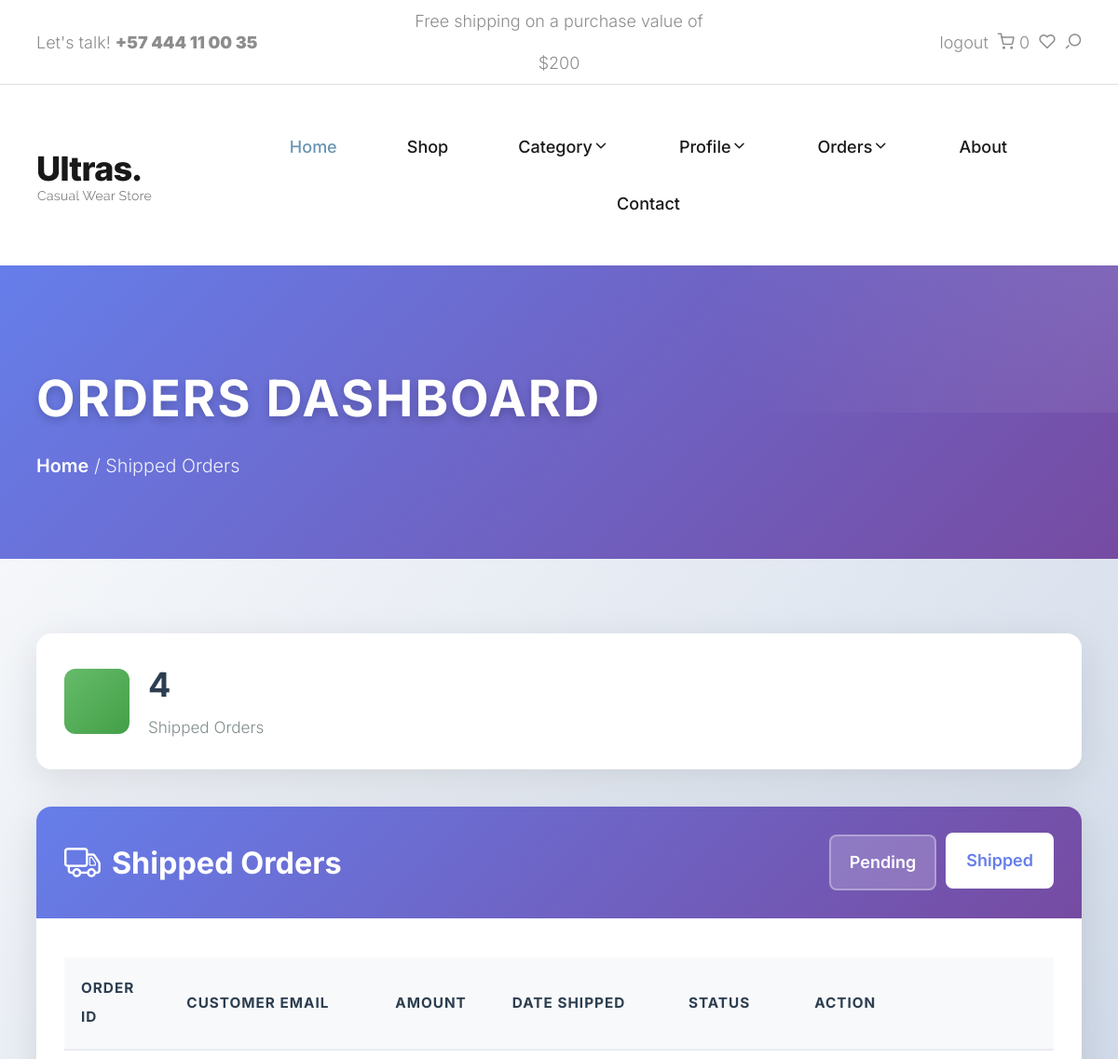
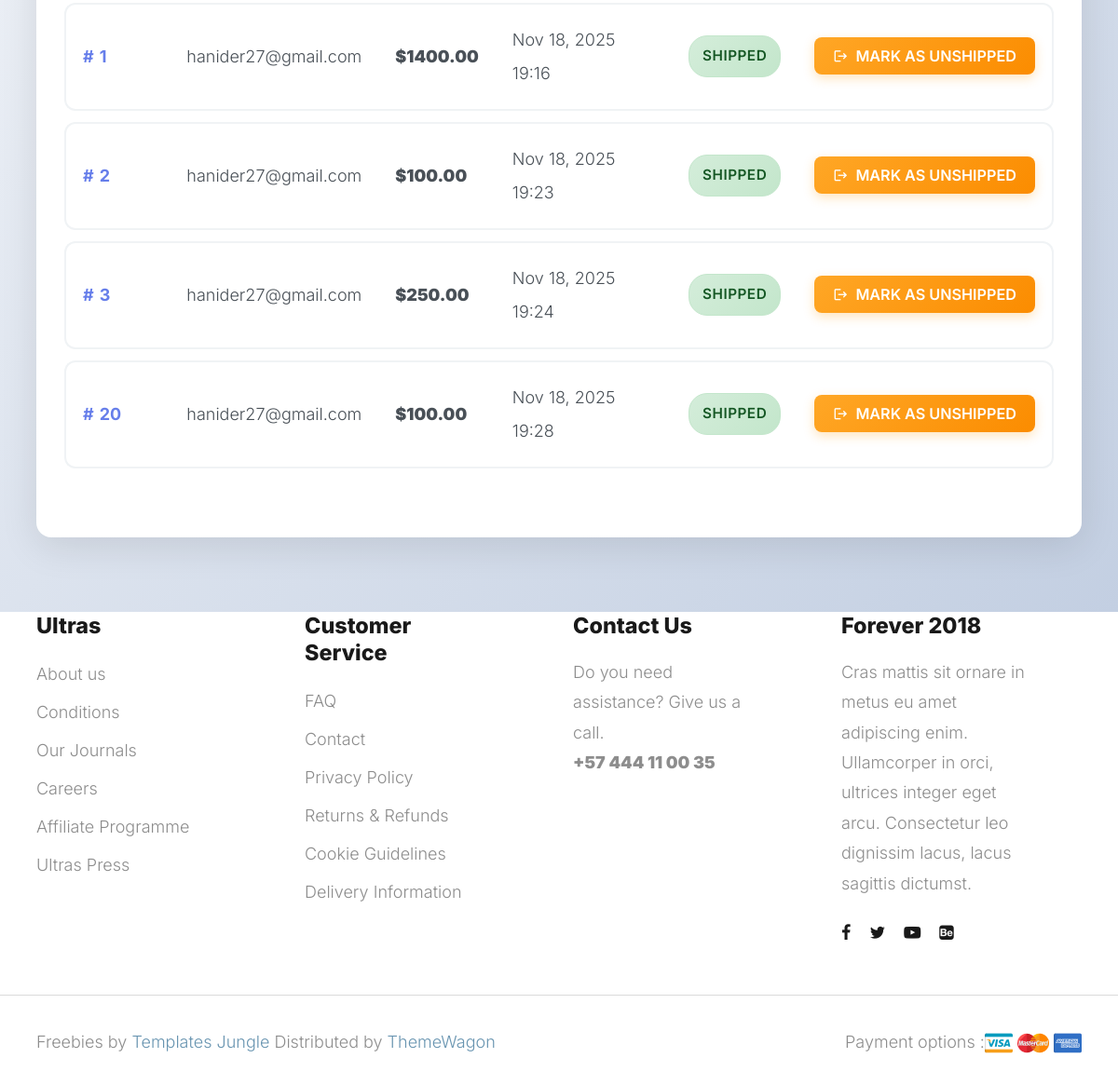
The page /payment/shipped_dash (signed in) on the database its author committed (2 pictures, top to bottom).
### ecom/payment/models.py (models this page shows, shortened)
class Order(models.Model):
    user = models.ForeignKey(settings.AUTH_USER_MODEL, on_delete=models.CASCADE, null=True, blank=True)
    full_name = models.CharField(max_length=255)
    email = models.EmailField( max_length=255)
    shipping_address =models.CharField(max_length=20000)
    amount_paid = models.DecimalField(decimal_places=2, max_digits=7)
    date_ordered = models.DateField(auto_now_add=True)
    shipped = models.BooleanField(default = False)
    date_shipped = models.DateTimeField(blank=True, null=True, )

### ecom/payment/views.py (the view, shortened to what this page needs)
# urls.py: path('shipped_dash', views.shipped_dash, name='shipped_dash'),
def shipped_dash(request):
    if request.user.is_authenticated and request.user.is_superuser:
        orders = Order.objects.filter(shipped=True)
        return render(request, "payment/shipped_dash.html", {'orders':orders})
    else:
        messages.error(request, "Access denied, only admin user have access this page")
        return redirect ('home')

### ecom/cart/cart.py (called while the page is built)
    def __len__(self):
        return len(self.cart)

### ecom/cart/context_processors.py (called while the page is built)
def cart(request):
    return {'cart': Cart(request)}

### ecom/payment/templates/payment/shipped_dash.html (shortened to what this page needs)
{% extends 'base.html' %}
{% load static %}
{% block extra_css %}
<link rel="stylesheet" type="text/css" href="{% static 'css/admin_orders.css' %}">
{% endblock extra_css %}
{% block content %}
<section class="checkout-banner">
  <div class="container">
    <div class="row">
      <div class="col-md-12">
        <h1 class="page-title">Orders Dashboard</h1>
        <div class="breadcrumbs">
          <span class="item">
            <a href="{% url 'home' %}">Home</a> /
          </span>
          <span class="item">Shipped Orders</span>
        </div>
      </div>
    </div>
  </div>
</section>
<section class="dashboard-section">
  <div class="container dashboard-container">
    <div class="stats-cards">
      <div class="stat-card">
        <div class="stat-icon shipped">
        </div>
        <div class="stat-content">
          <h3>{{ orders|length }}</h3>
          <p>Shipped Orders</p>
        </div>
      </div>
    </div>
    <div class="orders-card">
      <div class="card-header">
        <h2><i class="icon icon-truck"></i> Shipped Orders</h2>
        <div class="view-toggle">
          <a href="{% url 'not_shipped_dash' %}" class="toggle-btn">Pending</a>
          <a href="{% url 'shipped_dash' %}" class="toggle-btn active">Shipped</a>
        </div>
      </div>
      <div class="orders-table-container">
        {% if orders %}
        <table class="orders-table">
          <thead>
            <tr>
              <th>Order ID</th>
              <th>Customer Email</th>
              <th>Amount</th>
              <th>Date Shipped</th>
              <th>Status</th>
              <th>Action</th>
            </tr>
          </thead>
          <tbody>
            {% for item in orders %}
            <tr>
              <td>
                <a href="{% url 'orders' item.id %}" class="order-id-link">
                  {{ item.id }}
                </a>
              </td>
              <td>{{ item.email }}</td>
              <td><strong>${{ item.amount_paid }}</strong></td>
              <td>{{ item.date_shipped|date:"M d, Y H:i" }}</td>
              <td>
                <span class="status-badge shipped">Shipped</span>
              </td>
              <td>
                <form method="POST" style="display: inline;">
                  <button type="submit" class="action-btn unship">
                    <i class="icon icon-return"></i> Mark as Unshipped
                  </button>
                </form>
              </td>
            </tr>
            {% endfor %}
          </tbody>
        </table>
        {% endif %}
      </div>
    </div>
  </div>
</section>
{% endblock content %}

### ecom/static/icomoon/icomoon.css (style rules this page uses)
[class^="icon-"], [class*=" icon-"] { font-family: 'icomoon' !important; speak: never; font-style: normal; font-weight: normal; font-variant: normal; text-transform: none; line-height: 1; -webkit-font-smoothing: antialiased; -moz-osx-font-smoothing: grayscale; }
.icon-return:before { content: "\e906"; }
.icon-truck:before { content: "\e903"; }

### ecom/static/style.css (style rules this page uses)
:root { --header-height : 160px; --header-height-min : 80px; }
:root { --accent-color : #8d8d8d; --dark-color : #191919; --light-color : #fff; --grey-color : #dbdbdb; --light-grey-color : #fafafa; --primary-color : #6995B1; --light-primary-color : #eef1f3; }
:root { --body-font : "Inter", sans-serif; --heading-font : "Inter", sans-serif; }
*, *::before, *::after { -webkit-box-sizing: border-box; -moz-box-sizing: border-box; box-sizing: border-box; }
html { box-sizing: border-box; }
body { font-family: var(--body-font); font-size: 18px; font-weight: 300; line-height: 2; color: var(--accent-color); margin: 0; }
a { color: var(--dark-color); text-decoration: none; transition: 0.3s color ease-out; }
button, input, select, textarea { font-family: inherit; font-size: inherit; line-height: inherit; outline: 0; }
h1, .h1, h2, .h2, h3, .h3, h4, .h4, h5, .h5, h6, .h6 { font-family: var(--heading-font); color: var(--dark-color); line-height: 1.2; }
h1, h2, h3 { margin: 25px 0; text-transform: capitalize; }
h1, .h1 { font-size: 3em; line-height: 1.4; }
h2, .h2 { font-size: 2em; line-height: 1.4; }
h3, .h3 { font-size: 1.4em; line-height: 1.4; }
p { font-family: var(--body-font); font-size: 18px; line-height: 1.8; margin: 0 0 20px 0; }
dfn, cite, em, i { font-style: italic; }
::placeholder { color: var(--grey-color); }
.container::after, .row::after, .clearfix::after { display: block; clear: both; content: ""; }
th, td { padding: 12px 15px; text-align: left; }
th:first-child, td:first-child { padding-left: 0; }
th:last-child, td:last-child { padding-right: 0; }
button, .button { margin-bottom: 1rem; }
pre, blockquote, dl, figure, table, form { margin-bottom: 2rem; }
a.btn, input[type="button"], input[type="submit"], input[type="reset"], input[type="file"], button { background-image: none; background: var(--dark-color); text-decoration: none !important; display: inline-block; position: relative; border: 2px solid transparent; border-radius: 0; padding: 0.75em 1.5em; margin-top: 15px; font-family: var(--body-font); font-size: 15px; font-weight: 500; line-height: normal; text-align: center; text-transform: uppercase; color: var(--light-color); z-index: 1; cursor: pointer; white-space: nowrap; vertical-align: middle; -webkit-transition: all 0.3s ease-in; transition: all 0.3s ease-in; -ms-touch-action: manipulation; touch-action: manipulation; -webkit-user-select: none; -moz-user-select: none; -ms-user-select: none; user-select: none; }
.breadcrumbs { color: var(--accent-color); }
.breadcrumbs .item { text-transform: capitalize; }
.breadcrumbs span { display: inline-block; }

### rows shown on the page
Order: id "1", email "hanider27@gmail.com", amount_paid "1400.00", date_shipped "Nov 18, 2025 19:16"
Order: id "2", email "hanider27@gmail.com", amount_paid "100.00", date_shipped "Nov 18, 2025 19:23"
Order: id "3", email "hanider27@gmail.com", amount_paid "250.00", date_shipped "Nov 18, 2025 19:24"
Order: id "20", email "hanider27@gmail.com", amount_paid "100.00", date_shipped "Nov 18, 2025 19:28"

### other values the page prints
{{ cart|length }} "0"
{{ orders|length }} "4"
